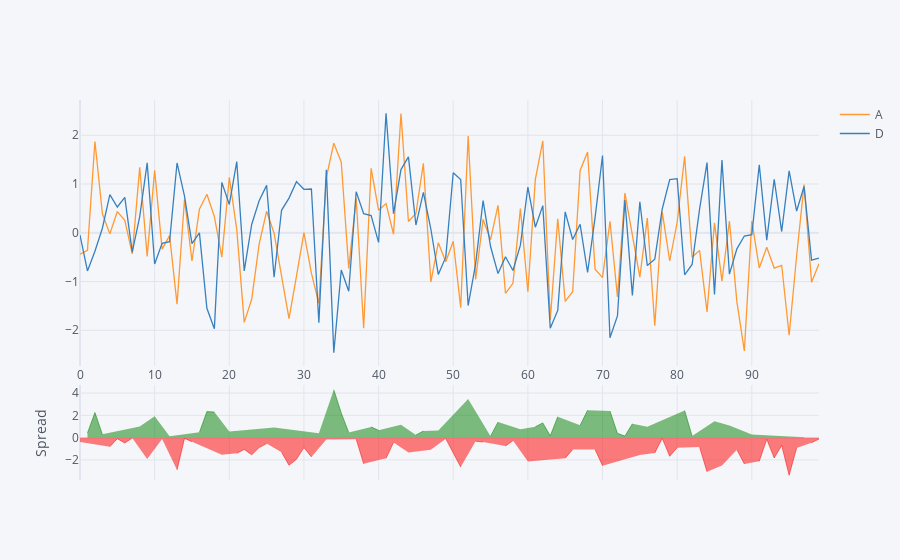

The notebook cell saved with this chart:
### Code cell
df[["A","D"]].iplot(kind="spread")
